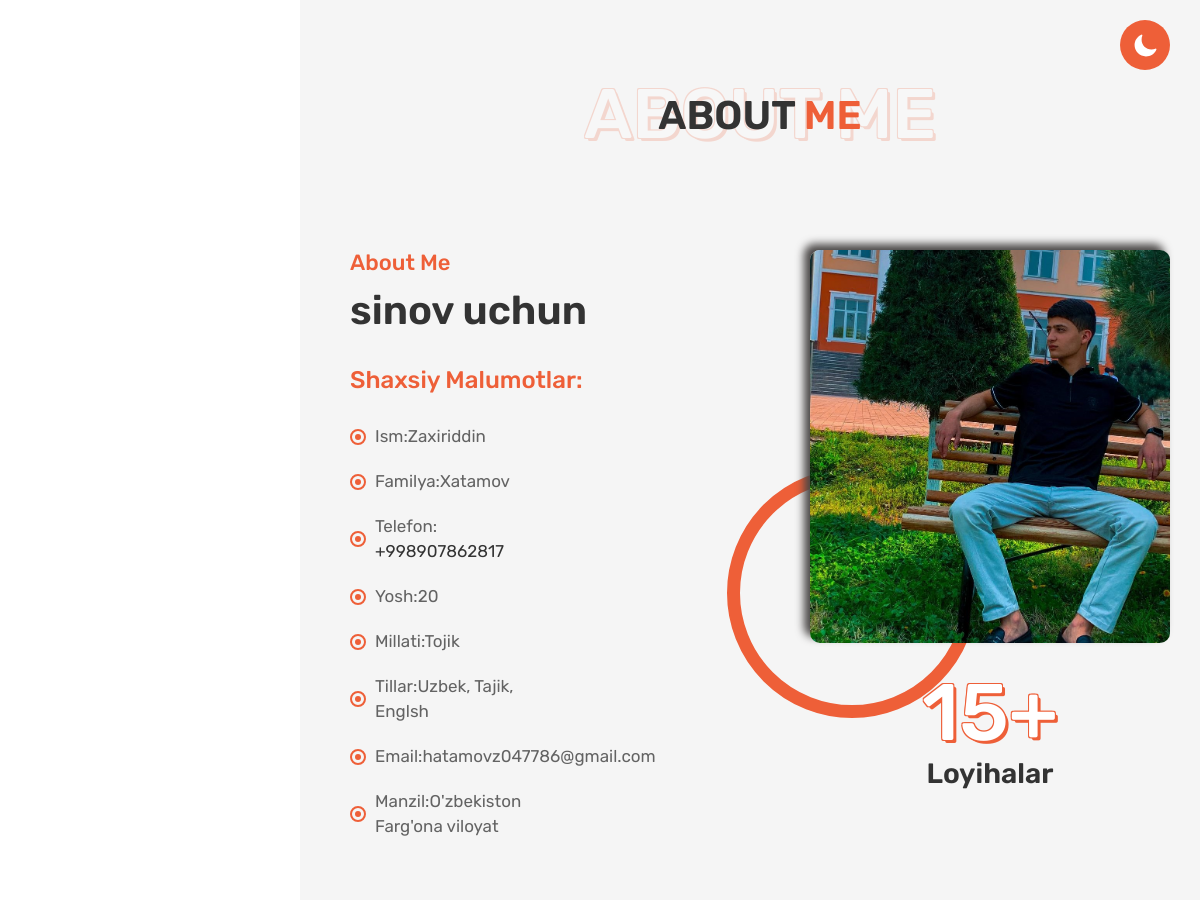
The page /about_me/ (upper part) on the database as committed earlier.
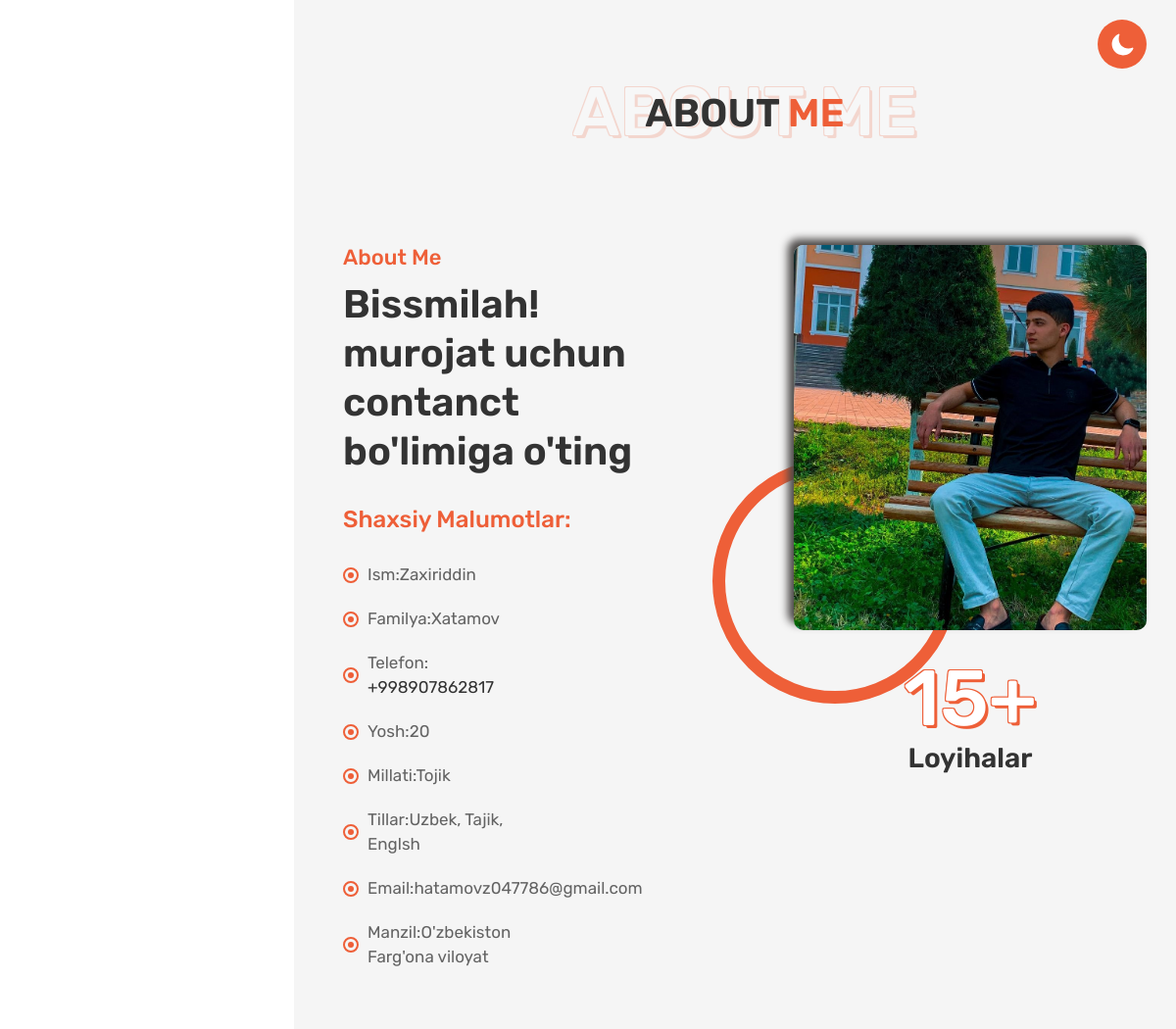
The same page on the database as committed later.
### main/models.py (models this page shows, shortened)
class AboutMe(models.Model):
    image = models.ImageField(upload_to='aboutme/')
    title = models.CharField(max_length=155)
    first_name = models.CharField(max_length=100)
    last_name = models.CharField(max_length=100)
    address = models.CharField(max_length=255)
    phone = models.CharField(max_length=15)
    email = models.CharField(max_length=100)
    age = models.IntegerField()
    nationality = models.CharField(max_length=200)
    language = models.CharField(max_length=255)
    description = models.CharField(max_length=255, blank=True, null=True)

### main/views.py (the view)
# urls.py: path('about_me/', views.aboutme, name='about_me'),
def aboutme(request):
    aboutme = models.AboutMe.objects.last()
    educations = models.Education.objects.all()
    experiences = models.Experience.objects.all()
    skills = models.Skills.objects.all()
    skills = list(skills)
    skills1, skills2 = [], []
    for index, skill in enumerate(skills):
        if index % 2 == 0:
            skills1.append(skill)
        else:
            skills2.append(skill)
    print(skills2)
    context = {
        'aboutme': aboutme,
        'educations': educations,
        'experiences': experiences,
        'skills1': skills1,
        'skills2': skills2,
    }
    return render(request, 'front/aboutme.html', context)

### templates/front/aboutme.html (shortened to what this page needs)
{% extends 'front/base.html' %}
{% block content %}
    <main class="main__content_wrapper">
        <div class="inner__page--content__style3">
            <div class="page__content--style3__padding">
                <div class="page__heading style3">
                    <h1 class="page__heading--title">ABOUT ME</h1>
                    <h2 class="page__heading--subtitle">ABOUT <span>ME</span></h2>
                </div>
                <section class="about__section border__bottom section--padding">
                    <div class="about__section--inner d-flex">
                        <div class="about__content">
                            <div class="section__heading mb-30">
                                <span class="section__heading--subtitle text__secondary">About Me</span>
                                <h2 class="section__heading--title">{{aboutme.title}}</h2>
                            </div>
                            <div class="about__info">
                                <h3 class="about__info--title text__secondary mb-20">Shaxsiy Malumotlar:</h3>
                                <ul class="about__info--wrapper d-block">
                                    <li class="about__info--items">Ism:{{aboutme.first_name}}</li>
                                    <li class="about__info--items">Familya:{{aboutme.last_name}}</li>
                                    <li class="about__info--items">Telefon: <a href="tel:{{aboutme.phone}}">{{aboutme.phone}}</a></li>
                                    <li class="about__info--items">Yosh:{{aboutme.age}}</li>
                                    <li class="about__info--items">Millati:{{aboutme.nationality}}</li>
                                    <li class="about__info--items">Tillar:{{aboutme.language}}</li>
                                    <li class="about__info--items">Email:{{aboutme.email}}</li>
                                    <li class="about__info--items">Manzil:{{aboutme.address}}</li>
                                </ul>
                            </div>
                        </div>
                        <div class="about__thumbnail">
                            <div class="about__thumbnail--media position__relative">
                                <img class="position__relative" src="{{aboutme.image.url}}" style="border-radius: 10px;box-shadow: -6px -6px 9px #4a4746;" alt="img">
                            </div>
                            <div class="about__experience text-center">
                                <h4 class="about__experience--title title-stroke">15+</h4>
                                <span class="about__experience--subtitle">Loyihalar</span>
                            </div>
                        </div>
                    </div>
                </section>
            </div>
        </div>
    </main>
{% endblock %}

### templates/front/base.html (shortened to what this page needs)
<!doctype html>
{% load static %}
<html lang="en">
<head>
  <link rel="stylesheet" href="{% static 'assets/css/plugins/swiper-bundle.min.css' %}">
  <link rel="stylesheet" href="https://cdnjs.cloudflare.com/ajax/libs/font-awesome/5.15.4/css/all.min.css">
  <link rel="stylesheet" href="{% static 'assets/css/vendor/bootstrap.min.css' %}">
  <link rel="stylesheet" href="{% static 'assets/css/style.css' %}">
  <link rel="stylesheet" href="{% static 'assets/css/dark.css' %}">
  <link rel="stylesheet" href="{% static 'assets/css/rtl.css' %}">
</head>
<body class="bg-dark_primary_bg bg_offwhite">
    <div class="sidebar__header">
        <div class="sidebar__header--inner">
        </div>
    </div>
    <button class="light__dark--btn style3 position-fixed" id="light__to--dark">
    </button>
    {% block content %}
    {% endblock %}
</body>
</html>

Rows that differ between the two databases and show on the page:
changed AboutMe "Zaxiriddin": title "sinov uchun" → "Bissmilah! murojat uchun contanct bo'limiga o'ting"
